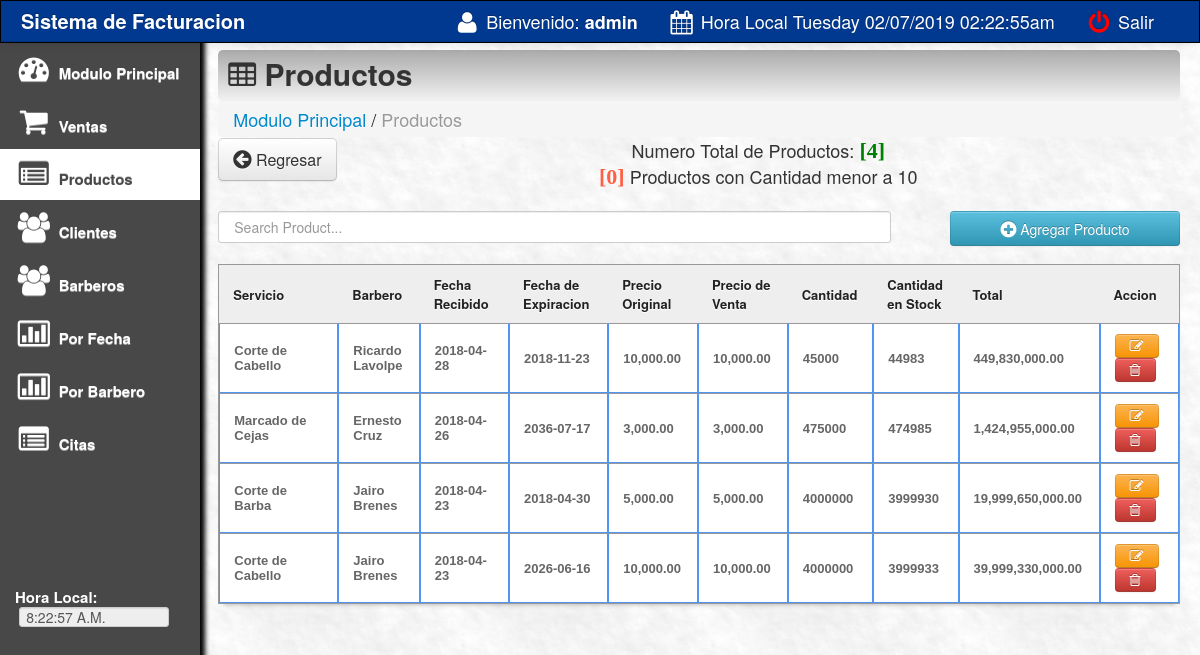
Screenshot of /main/products.php (signed in) with the database file from the repository.
### tables this page shows
CREATE TABLE `products` (
  `product_id` int(11) NOT NULL,
  `product_code` varchar(200) NOT NULL,
  `gen_name` varchar(200) NOT NULL,
  `product_name` varchar(200) NOT NULL,
  `cost` varchar(100) NOT NULL,
  `o_price` varchar(100) NOT NULL,
  `price` varchar(100) NOT NULL,
  `profit` varchar(100) NOT NULL,
  `supplier` varchar(100) NOT NULL,
  `onhand_qty` int(10) NOT NULL,
  `qty` int(10) NOT NULL,
  `qty_sold` int(10) NOT NULL,
  `expiry_date` varchar(500) NOT NULL,
  `date_arrival` varchar(500) NOT NULL
);

### main/products.php (the view, shortened to what this page needs)
<html>
<head>
 <link href="css/bootstrap.css" rel="stylesheet">
    <link rel="stylesheet" type="text/css" href="css/DT_bootstrap.css">
  <link rel="stylesheet" href="css/font-awesome.min.css">
    <link href="css/bootstrap-responsive.css" rel="stylesheet">
<link href="../style.css" media="screen" rel="stylesheet" type="text/css" />
<link href="src/facebox.css" media="screen" rel="stylesheet" type="text/css" />
</head>
<?php
function createRandomPassword() {
	$chars = "003232303232023232023456789123456789";
	$i = 0;
	$pass = '' ;
	while ($i <= 10) {
		$num = rand() % 33;
		$tmp = substr($chars, $num, 1);
		$pass = $pass . $tmp;
		$i++;
	}
	return $pass;
}
$finalcode='CAVA-'.createRandomPassword();
?>
<body>
<?php include('navfixed.php');?>
	<?php
$position=$_SESSION['SESS_LAST_NAME'];
?>
<?php
if($position=='admin') {
?>
<div class="container-fluid">
      <div class="row-fluid">
	<div class="span2">
          <div class="well sidebar-nav">
              <ul class="nav nav-list">
              <li><a href="index.php"><i class="icon-dashboard icon-2x"></i> Modulo Principal </a></li>
			<li><a href="sales.php?id=cash&invoice=<?php echo $finalcode ?>"><i class="icon-shopping-cart icon-2x"></i> Ventas</a>  </li>
			<li class="active"><a href="products.php"><i class="icon-list-alt icon-2x"></i> Productos</a>                                     </li>
			<li><a href="customer.php"><i class="icon-group icon-2x"></i> Clientes</a>                                    </li>
			<li><a href="supplier.php"><i class="icon-group icon-2x"></i> Barberos</a>                                    </li>
			<li><a href="salesreport.php?d1=0&d2=0"><i class="icon-bar-chart icon-2x"></i> Por Fecha</a>                </li>
			<li><a href="barberreport.php?d1=0&d2=0&d3=0"><i class="icon-bar-chart icon-2x"></i> Por Barbero</a>                </li>
			<li><a href="citas.php"><i class="icon-list-alt icon-2x"></i> Citas</a>                                     </li>
			<br><br><br><br><br><br>
			<li>
			 <div class="hero-unit-clock">
			<form name="clock">
			<font color="white">Hora Local: <br></font>&nbsp;<input style="width:150px;" type="text" class="trans" name="face" value="" disabled>
			</form>
			  </div>
			</li>
				</ul>
<?php } ?>
          </div>
        </div>
	<div class="span10">
	<div class="contentheader">
			<i class="icon-table"></i> Productos
			</div>
			<ul class="breadcrumb">
			<li><a href="index.php">Modulo Principal</a></li> /
			<li class="active">Productos</li>
			</ul>
<div style="margin-top: -19px; margin-bottom: 21px;">
<a  href="index.php"><button class="btn btn-default btn-large" style="float: left;"><i class="icon icon-circle-arrow-left icon-large"></i> Regresar</button></a>
			<?php
			include('../connect.php');
				$result = $db->prepare("SELECT * FROM products ORDER BY qty_sold DESC");
				$result->execute();
				$rowcount = $result->rowcount();
			?>
			<?php
			include('../connect.php');
				$result = $db->prepare("SELECT * FROM products where qty < 10 ORDER BY product_id DESC");
				$result->execute();
				$rowcount123 = $result->rowcount();
			?>
				<div style="text-align:center;">
			Numero Total de Productos:  <font color="green" style="font:bold 22px 'Aleo';">[<?php echo $rowcount;?>]</font>
			</div>
			<div style="text-align:center;">
			<font style="color:rgb(255, 95, 66);; font:bold 22px 'Aleo';">[<?php echo $rowcount123;?>]</font> Productos con Cantidad menor a 10
			</div>
</div>
<input type="text" style="padding:15px;" name="filter" value="" id="filter" placeholder="Search Product..." autocomplete="off" />
<a rel="facebox" href="addproduct.php"><Button type="submit" class="btn btn-info" style="float:right; width:230px; height:35px;" /><i class="icon-plus-sign icon-large"></i> Agregar Producto</button></a><br><br>
<table class="hoverTable" id="resultTable" data-responsive="table" style="text-align: left;">
	<thead>
		<tr>
			<th width="12%"> Servicio </th>
			<th width="7%"> Barbero </th>
			<th width="9%"> Fecha Recibido </th>
			<th width="10%"> Fecha de Expiracion</th>
			<th width="6%"> Precio Original </th>
			<th width="6%"> Precio de Venta </th>
			<th width="6%"> Cantidad </th>
			<th width="5%"> Cantidad en Stock </th>
			<th width="8%"> Total </th>
			<th width="8%"> Accion </th>
		</tr>
	</thead>
	<tbody>
			<?php
			function formatMoney($number, $fractional=false) {
					if ($fractional) {
						$number = sprintf('%.2f', $number);
					}
					while (true) {
						$replaced = preg_replace('/(-?\d+)(\d\d\d)/', '$1,$2', $number);
						if ($replaced != $number) {
							$number = $replaced;
						} else {
							break;
						}
					}
					return $number;
				}
				include('../connect.php');
				$result = $db->prepare("SELECT *, price * qty as total FROM products ORDER BY product_id DESC");
				$result->execute();
				for($i=0; $row = $result->fetch(); $i++){
				$availableqty=$row['qty'];
				if ($availableqty < 10) {
				echo '<tr class="alert alert-warning record" style="color: #fff; background:rgb(255, 95, 66);">';
				}
				else {
				echo '<tr class="record">';
				}
			?>
			<td><?php echo $row['product_code']; ?></td>
			<td><?php echo $row['supplier']; ?></td>
			<td><?php echo $row['date_arrival']; ?></td>
			<td><?php echo $row['expiry_date']; ?></td>
			<td><?php
			$oprice=$row['o_price'];
			echo formatMoney($oprice, true);
			?></td>
			<td><?php
			$pprice=$row['price'];
			echo formatMoney($pprice, true);
			?></td>
			<td><?php echo $row['qty_sold']; ?></td>
			<td><?php echo $row['qty']; ?></td>
			<td>
			<?php
			$total=$row['total'];
			echo formatMoney($total, true);
			?>
			</td>			<td><a rel="facebox" title="Click para editar el producto" href="editproduct.php?id=<?php echo $row['product_id']; ?>"><button class="btn btn-warning"><i class="icon-edit"></i> </button> </a>
			<a href="#" id="<?php echo $row['product_id']; ?>" class="delbutton" title="Click para borrar el producto"><button class="btn btn-danger"><i class="icon-trash"></i></button></a></td>
			</tr>
			<?php
				}
			?>
	</tbody>
</table>
</div>
</div>
</div>
</body>
<?php include('footer.php');?>
</html>

### style.css (style rules this page uses)
td a { color:darkblue; }
input { border: 1px solid #999; background: #EEEEEE; padding: 10px; box-shadow:0 1px 2px #ddd; -moz-box-shadow:0 1px 2px #ddd; -webkit-box-shadow:0 1px 2px #ddd; }
#filter { width: 70%; float:left; }
#resultTable { border-collapse: separate; background-color: #FFFFFF; border-spacing: 0; max-width: 100%; }
#resultTable { color: #666666; text-shadow: 0 1px 0 #FFFFFF; width: 100%; border: 1px solid #999999; box-shadow: 0 5px 5px -5px rgba(0, 0, 0, 0.3); margin-top: 13px; }
#resultTable thead tr th { background: none repeat scroll 0 0 #EEEEEE; color: #222222; padding: 10px 14px; text-align: left; border-top: 0 none; font-size: 13px; }
#resultTable tbody tr td { font: bold 13px 'Arial'; text-align: left; padding: 10px 14px; border-top: 1px solid #999999; }
#resultTable td { padding:7px; border:#4e95f4 1px solid; }
#resultTable tr { background: #fff; }

### main/products.php (style rules this page uses)
body { padding-top: 60px; padding-bottom: 40px; }
.sidebar-nav { padding: 9px 0; }

### rows the page displays
products: product_code "Corte de Cabello", supplier "Ricardo Lavolpe", date_arrival "2018-04-28", expiry_date "2018-11-23", o_price "10,000.00", price "10,000.00", qty_sold "45000", qty "44983", total "449,830,000.00"
products: product_code "Marcado de Cejas", supplier "Ernesto Cruz", date_arrival "2018-04-26", expiry_date "2036-07-17", o_price "3,000.00", price "3,000.00", qty_sold "475000", qty "474985", total "1,424,955,000.00"
products: product_code "Corte de Barba", supplier "Jairo Brenes", date_arrival "2018-04-23", expiry_date "2018-04-30", o_price "5,000.00", price "5,000.00", qty_sold "4000000", qty "3999930", total "19,999,650,000.00"
products: product_code "Corte de Cabello", supplier "Jairo Brenes", date_arrival "2018-04-23", expiry_date "2026-06-16", o_price "10,000.00", price "10,000.00", qty_sold "4000000", qty "3999933", total "39,999,330,000.00"

### other values shown
$_SESSION['SESS_LAST_NAME'] "admin"
$rowcount "4"
$rowcount123 "0"
